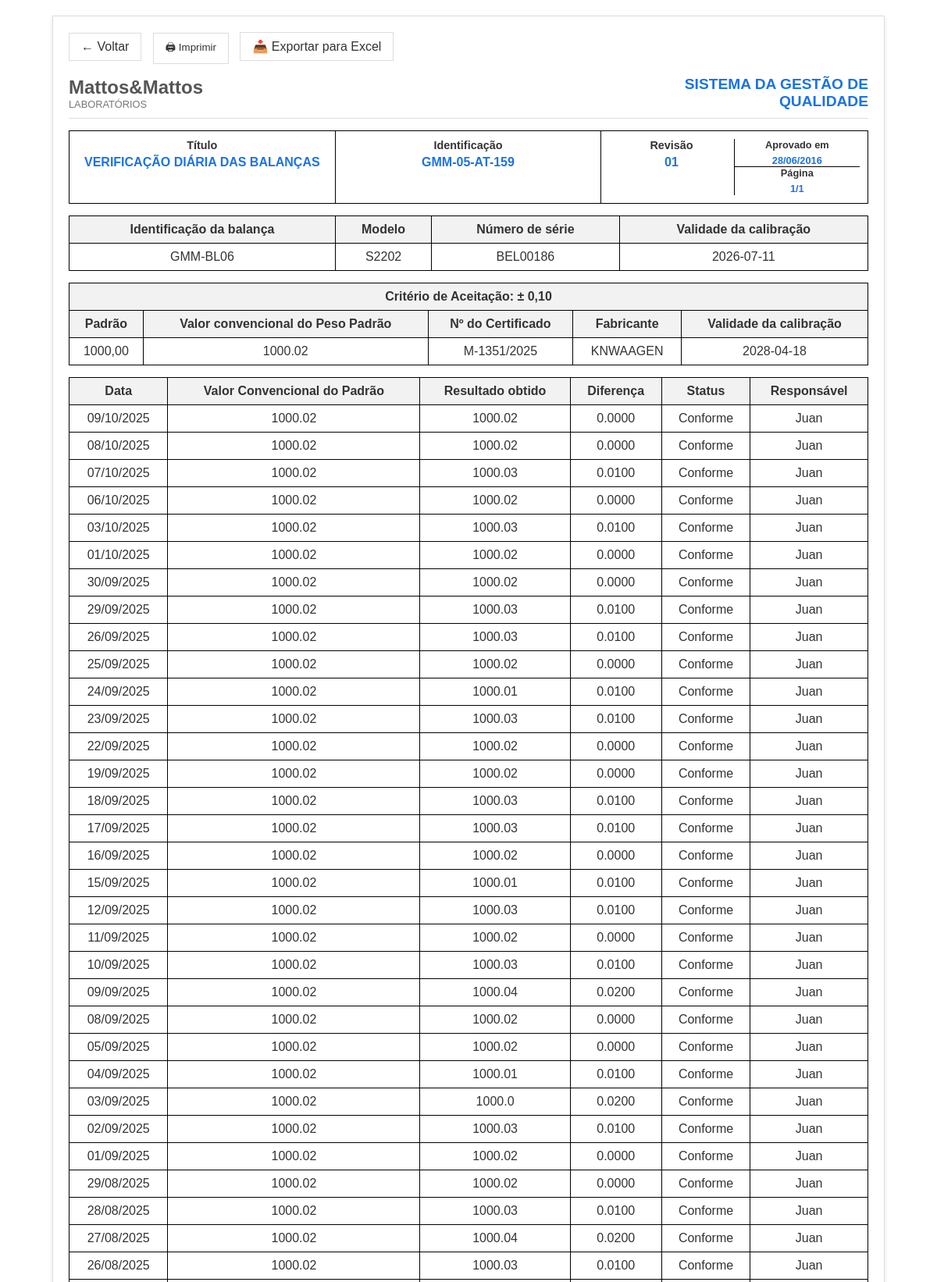
Screenshot of /historico/2 (upper part) with the database file from the repository.
### app/models.py (models this page shows)
class Balanca(db.Model):
    id = db.Column(db.Integer, primary_key=True)
    identificacao = db.Column(db.String(20), nullable=False, unique=True)
    modelo = db.Column(db.String(50), nullable=False)
    numero_serie = db.Column(db.String(50), nullable=False)
    validade_calibracao = db.Column(db.String(10), nullable=False)
    criterio_aceitacao = db.Column(db.String(20), nullable=False)
    padrao = db.Column(db.String(50), nullable=False)
    valor_convencional = db.Column(db.Float, nullable=False)
    numero_certificado = db.Column(db.String(50), nullable=False)
    fabricante = db.Column(db.String(50), nullable=False)
    validade_padrao = db.Column(db.String(10), nullable=False)
    registros = db.relationship('RegistroDiario', backref='balanca', lazy=True)

class RegistroDiario(db.Model):
    id = db.Column(db.Integer, primary_key=True)
    data = db.Column(db.Date, default=datetime.utcnow)
    resultado_obtido = db.Column(db.Float, nullable=False)
    responsavel = db.Column(db.String(100), nullable=False)
    balanca_id = db.Column(db.Integer, db.ForeignKey('balanca.id'), nullable=False)
    @property
    def diferenca(self):
        return round(abs(self.resultado_obtido - self.balanca.valor_convencional), 4)
    @property
    def status(self):
        criterio = float(self.balanca.criterio_aceitacao.replace("±", "").replace(",", "."))
        return "Conforme" if self.diferenca <= criterio else "Não Conforme"

### app/routes.py (the view)
@routes_bp.route("/historico/<int:id>")
def historico(id):
    balanca = Balanca.query.get_or_404(id)
    registros = RegistroDiario.query.filter_by(balanca_id=id).order_by(RegistroDiario.data.desc()).all()
    return render_template("historico.html", balanca=balanca, registros=registros)

### app/templates/historico.html (shortened to what this page needs)
<!DOCTYPE html>
<html lang="pt-br">
<head>
</head>
<body>
    <div class="container">
        <div class="actions">
            <a href="{{ url_for('routes.index') }}" class="back-button">← Voltar</a>
            <button onclick="window.print()" class="print-button">🖨 Imprimir</button>
            <a href="{{ url_for('routes.exportar_excel', id=balanca.id) }}" class="print-button">📥 Exportar para Excel</a>
        </div>
        <div class="logo-header">
            <div class="company-name">
                <h2>Mattos&Mattos</h2>
                <p>LABORATÓRIOS</p>
            </div>
            <div class="system-title">
                <h1>SISTEMA DA GESTÃO DE</h1>
                <h1>QUALIDADE</h1>
            </div>
        </div>
        <div class="title-header">
            <div class="title-section">
                <h3>Título</h3>
                <p class="blue-text">VERIFICAÇÃO DIÁRIA DAS BALANÇAS</p>
            </div>
            <div class="id-section">
                <h3>Identificação</h3>
                <p class="blue-text">GMM-05-AT-159</p>
            </div>
            <div class="revision-section">
                <div>
                    <h3>Revisão</h3>
                    <p class="blue-text">01</p>
                </div>
                <div class="date-section">
                    <div class="approved">
                        <h3 style="font-size: 0.8rem;">Aprovado em</h3>
                        <p class="blue-text" style="font-size: 0.8rem;">28/06/2016</p>
                    </div>
                    <div>
                        <h3 style="font-size: 0.8rem;">Página</h3>
                        <p class="blue-text" style="font-size: 0.8rem;">1/1</p>
                    </div>
                </div>
            </div>
        </div>
        <table>
            <thead>
                <tr>
                    <th>Identificação da balança</th>
                    <th>Modelo</th>
                    <th>Número de série</th>
                    <th>Validade da calibração</th>
                </tr>
            </thead>
            <tbody>
                <tr>
                    <td>{{ balanca.identificacao }}</td>
                    <td>{{ balanca.modelo }}</td>
                    <td>{{ balanca.numero_serie }}</td>
                    <td>{{ balanca.validade_calibracao }}</td>
                </tr>
            </tbody>
        </table>
        <table>
            <thead>
                <tr>
                    <th colspan="5">Critério de Aceitação: ± {{ balanca.criterio_aceitacao }}</th>
                </tr>
                <tr>
                    <th>Padrão</th>
                    <th>Valor convencional do Peso Padrão</th>
                    <th>Nº do Certificado</th>
                    <th>Fabricante</th>
                    <th>Validade da calibração</th>
                </tr>
            </thead>
            <tbody>
                <tr>
                    <td>{{ balanca.padrao }}</td>
                    <td>{{ balanca.valor_convencional }}</td>
                    <td>{{ balanca.numero_certificado }}</td>
                    <td>{{ balanca.fabricante }}</td>
                    <td>{{ balanca.validade_padrao }}</td>
                </tr>
            </tbody>
        </table>
        <table>
            <thead>
                <tr>
                    <th>Data</th>
                    <th>Valor Convencional do Padrão</th>
                    <th>Resultado obtido</th>
                    <th>Diferença</th>
                    <th>Status</th>
                    <th>Responsável</th>
                </tr>
            </thead>
            <tbody>
                {% for r in registros %}
                <tr>
                    <td>{{ r.data.strftime('%d/%m/%Y') }}</td>
                    <td>{{ balanca.valor_convencional }}</td>
                    <td>{{ r.resultado_obtido }}</td>
                    <td>{{ "%.4f"|format(r.diferenca) }}</td>
                    <td>{{ r.status }}</td>
                    <td>{{ r.responsavel }}</td>
                </tr>
                {% else %}
                <tr>
                    <td colspan="7">Nenhum registro encontrado.</td>
                </tr>
                {% endfor %}
            </tbody>
        </table>
    </div>
</body>
</html>

### app/templates/historico.html (style rules this page uses)
body { font-family: Arial, sans-serif; margin: 20px; padding: 0; color: #333; }
.container { max-width: 1024px; margin: 0 auto; padding: 20px; border: 1px solid #ddd; box-shadow: 0 2px 5px rgba(0,0,0,0.1); }
.logo-header { display: flex; justify-content: space-between; align-items: center; margin-bottom: 15px; border-bottom: 1px solid #ddd; padding-bottom: 10px; }
.company-name { text-align: left; }
.company-name h2 { margin: 0; color: #555; font-weight: bold; }
.company-name p { margin: 0; font-size: 0.8rem; color: #777; }
.system-title { text-align: right; color: #1a73e8; font-weight: bold; }
.system-title h1 { margin: 0; font-size: 1.2rem; }
.title-header { display: grid; grid-template-columns: repeat(3, 1fr); border: 1px solid black; margin-bottom: 15px; }
.title-header > div { padding: 10px; text-align: center; }
.title-header h3 { margin: 0; font-size: 0.9rem; }
.title-header p { margin: 5px 0 0; font-weight: bold; }
.title-header .blue-text { color: #1a73e8; }
.title-section { border-right: 1px solid black; }
.id-section { border-right: 1px solid black; }
.revision-section { display: grid; grid-template-columns: 1fr 1fr; }
.revision-section > div:first-child { border-right: 1px solid black; }
.revision-section .date-section { display: grid; grid-template-rows: 1fr 1fr; }
.revision-section .date-section .approved { border-bottom: 1px solid black; }
table { width: 100%; border-collapse: collapse; margin-bottom: 15px; }
th, td { border: 1px solid black; padding: 8px; text-align: center; }
th { background-color: #f2f2f2; }
.print-button, .back-button { background-color: white; border: 1px solid #ddd; padding: 8px 15px; cursor: pointer; display: inline-flex; align-items: center; gap: 5px; text-decoration: none; color: #333; margin-right: 10px; }
.actions { margin-bottom: 15px; }

### rows the page displays
Balanca: identificacao "GMM-BL06", modelo "S2202", numero_serie "BEL00186", validade_calibracao "2026-07-11", criterio_aceitacao "0,10", padrao "1000,00", valor_convencional "1000.02", numero_certificado "M-1351/2025", fabricante "KNWAAGEN", validade_padrao "2028-04-18"
RegistroDiario: data "09/10/2025", resultado_obtido "1000.02", diferenca "0.0000", status "Conforme", responsavel "Juan"
RegistroDiario: data "08/10/2025", resultado_obtido "1000.02", diferenca "0.0000", status "Conforme", responsavel "Juan"
RegistroDiario: data "07/10/2025", resultado_obtido "1000.03", diferenca "0.0100", status "Conforme", responsavel "Juan"
RegistroDiario: data "06/10/2025", resultado_obtido "1000.02", diferenca "0.0000", status "Conforme", responsavel "Juan"
RegistroDiario: data "03/10/2025", resultado_obtido "1000.03", diferenca "0.0100", status "Conforme", responsavel "Juan"
RegistroDiario: data "01/10/2025", resultado_obtido "1000.02", diferenca "0.0000", status "Conforme", responsavel "Juan"
RegistroDiario: data "30/09/2025", resultado_obtido "1000.02", diferenca "0.0000", status "Conforme", responsavel "Juan"
RegistroDiario: data "29/09/2025", resultado_obtido "1000.03", diferenca "0.0100", status "Conforme", responsavel "Juan"
RegistroDiario: data "26/09/2025", resultado_obtido "1000.03", diferenca "0.0100", status "Conforme", responsavel "Juan"
RegistroDiario: data "25/09/2025", resultado_obtido "1000.02", diferenca "0.0000", status "Conforme", responsavel "Juan"
RegistroDiario: data "24/09/2025", resultado_obtido "1000.01", diferenca "0.0100", status "Conforme", responsavel "Juan"
RegistroDiario: data "23/09/2025", resultado_obtido "1000.03", diferenca "0.0100", status "Conforme", responsavel "Juan"
RegistroDiario: data "22/09/2025", resultado_obtido "1000.02", diferenca "0.0000", status "Conforme", responsavel "Juan"
RegistroDiario: data "19/09/2025", resultado_obtido "1000.02", diferenca "0.0000", status "Conforme", responsavel "Juan"
RegistroDiario: data "18/09/2025", resultado_obtido "1000.03", diferenca "0.0100", status "Conforme", responsavel "Juan"
RegistroDiario: data "17/09/2025", resultado_obtido "1000.03", diferenca "0.0100", status "Conforme", responsavel "Juan"
RegistroDiario: data "16/09/2025", resultado_obtido "1000.02", diferenca "0.0000", status "Conforme", responsavel "Juan"
RegistroDiario: data "15/09/2025", resultado_obtido "1000.01", diferenca "0.0100", status "Conforme", responsavel "Juan"
RegistroDiario: data "12/09/2025", resultado_obtido "1000.03", diferenca "0.0100", status "Conforme", responsavel "Juan"
RegistroDiario: data "11/09/2025", resultado_obtido "1000.02", diferenca "0.0000", status "Conforme", responsavel "Juan"
RegistroDiario: data "10/09/2025", resultado_obtido "1000.03", diferenca "0.0100", status "Conforme", responsavel "Juan"
RegistroDiario: data "09/09/2025", resultado_obtido "1000.04", diferenca "0.0200", status "Conforme", responsavel "Juan"
RegistroDiario: data "08/09/2025", resultado_obtido "1000.02", diferenca "0.0000", status "Conforme", responsavel "Juan"
RegistroDiario: data "05/09/2025", resultado_obtido "1000.02", diferenca "0.0000", status "Conforme", responsavel "Juan"
RegistroDiario: data "04/09/2025", resultado_obtido "1000.01", diferenca "0.0100", status "Conforme", responsavel "Juan"
RegistroDiario: data "03/09/2025", resultado_obtido "1000.0", diferenca "0.0200", status "Conforme", responsavel "Juan"
RegistroDiario: data "02/09/2025", resultado_obtido "1000.03", diferenca "0.0100", status "Conforme", responsavel "Juan"
RegistroDiario: data "01/09/2025", resultado_obtido "1000.02", diferenca "0.0000", status "Conforme", responsavel "Juan"
RegistroDiario: data "29/08/2025", resultado_obtido "1000.02", diferenca "0.0000", status "Conforme", responsavel "Juan"
RegistroDiario: data "28/08/2025", resultado_obtido "1000.03", diferenca "0.0100", status "Conforme", responsavel "Juan"
RegistroDiario: data "27/08/2025", resultado_obtido "1000.04", diferenca "0.0200", status "Conforme", responsavel "Juan"
RegistroDiario: data "26/08/2025", resultado_obtido "1000.03", diferenca "0.0100", status "Conforme", responsavel "Juan"
